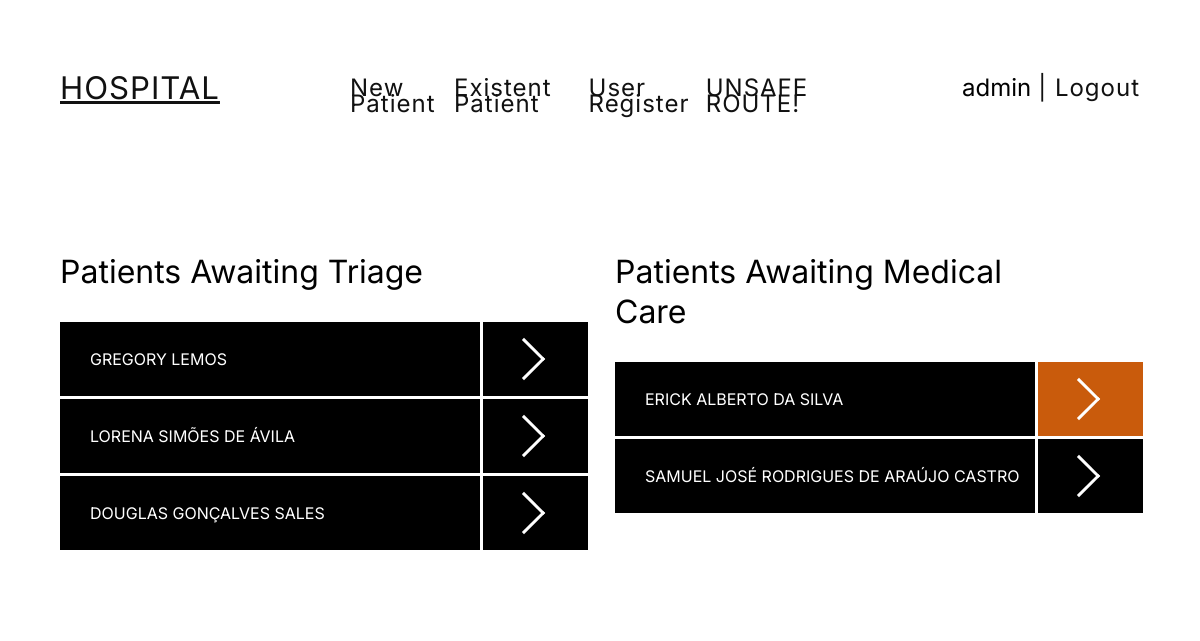
Page /protected/screening/ (signed in) on the committed database.
### users/models.py (models this page shows, shortened)
class HospitalUser(AbstractUser):
    is_attendant = models.BooleanField(default=False)
    is_nurse = models.BooleanField(default=False)
    is_medic = models.BooleanField(default=False)

### screening/models.py (models this page shows, shortened)
class Patient(models.Model):
    name = models.CharField(max_length=50)
    age = models.PositiveIntegerField(default=0)
    cpf = models.CharField(max_length=15)
    address = models.CharField(max_length=200)
    phone = models.CharField(max_length=20)
    is_active = models.BooleanField(default=True)
    was_attended = models.BooleanField(default=False)
    create_date = models.DateTimeField(default=datetime.now)
    active_date = models.DateTimeField(default=datetime.now)
    priority = models.IntegerField(default=0)

### screening/views.py (the view)
# urls.py: path('', views.IndexView.as_view(), name='index'),
class IndexView(View):
    def get(self, request):
        if request.user.is_authenticated:
            registered_patients = Patient.objects.filter(was_attended=False, is_active=True).order_by('active_date')
            attended_patients = Patient.objects.filter(was_attended=True, is_active=True).order_by('-priority')
            context = {'registered_patients': registered_patients, 'attended_patients': attended_patients}
            return render(request, 'screening/index.html', context)
        return redirect('login')

### screening/templates/screening/index.html (shortened to what this page needs)
{% extends './base.html' %}
{% load static %}
{% block content %}
    <div class="index-wrapper">
        <div>
            <h2 class="subtitle">Patients awaiting triage</h2>
            <ul style="margin-top: 30px">
                {% if registered_patients %}
                    {% for patient in registered_patients %}
                        <li class="list-hospital-grid">
                            <a href="{% url 'register-symptoms' pk=patient.pk %}"><div class="list-row-hospital-black">{{ patient.name }}</div></a>
                            <a class="list-row-button-black" href="{% url 'register-symptoms' pk=patient.pk %}"><button class="arrow"></button></a>
                        </li>
                    {% endfor %}
                {% else %}
                    <li>
                        <h2 class="subtitle" style="margin: 30px">No patients registered</h2>
                    </li>
                {% endif %}
            </ul>
        </div>
        <div>
            <h1 class="subtitle">Patients awaiting medical care</h1>
            <ul style="margin-top: 30px">
                    {% if attended_patients %}
                    {% for patient in attended_patients %}
                            <li class="list-hospital-grid">
                                <a href="{% url 'generate-diagnostic' pk=patient.pk %}"><div class="list-row-hospital-black">{{ patient.name }}</div></a>
                                <a class="list-row-button-black
                                 {% if patient.priority == 4 %}
                                    color-red
                                 {% elif patient.priority == 3 %}
                                    color-orange
                                 {% elif patient.priority == 2 %}
                                    color-yellow
                                 {% elif patient.priority == 1 %}
                                    color-blue
                                 {% endif %}
                                " href="{% url 'generate-diagnostic' pk=patient.pk %}"><button class="arrow"></button></a>
                            </li>
                        {% endfor %}
                    {% else %}
                        <li>
                            <h2 class="subtitle" style="margin: 30px">No patients attended</h2>
                        </li>
                    {% endif %}
            </ul>
        </div>
    </div>
{% endblock %}

### screening/templates/screening/base.html (shortened to what this page needs)
<!DOCTYPE html>
{% load static %}
<html lang="en">
<head>
    <link rel="stylesheet" href="{% static 'css/reset.css' %}">
    <link rel="stylesheet" href="{% static 'css/symptoms-list.css' %}">
    <link rel="stylesheet" href="{% static 'css/style.css' %}">
</head>
<body>
<div class="container-hospital">
    <header>
        <nav>
            <ul class="grid-header">
                <li class="grid-item um"><a class="link-hospital {% if request.resolver_match.url_name == 'index' %}active{% endif %}" href="{% url 'index' %}">HOSPITAL</a></li>
                <ul class="grid-item dois">
                    <li><a class="link-hospital {% if request.resolver_match.url_name == 'create-patient' %}active{% endif %}" href="{% url 'create-patient' %}">New Patient</a></li>
                    <li><a class="link-hospital {% if request.resolver_match.url_name == 'add-existent-patient' %}active{% endif %}" href="{% url 'add-existent-patient' %}">Existent Patient</a></li>
                    <li><a class="link-hospital {% if request.resolver_match.url_name == 'register-user' %}active{% endif %}" href="{% url 'register-user' %}">User Register</a></li>
                    <li><a class="link-hospital {% if request.resolver_match.url_name == 'unsafe-view' %}active{% endif %}" href="{% url 'unsafe-view' %}">UNSAFE ROUTE!</a></li>
                </ul>
                <ul class="grid-item tres">
                    <li class="nome" style="padding-right: 7px">{{ user.username }}</li>
                    <li><a class="link-hospital" href="{% url 'logout' %}"> | Logout</a></li>
                </ul>
            </ul>
        </nav>
    </header>
    {% block content %} {% endblock %}
</div>
</body>
</html>

### screening/static/css/style.css (style rules this page uses)
body { font-family: 'Inter', sans-serif; font-style: normal; font-weight: 400; font-size: 16px; line-height: 16px; }
.container-hospital { padding: 60px; background: #fff; margin: 0; }
button { background: white; border: none; }
.subtitle { font-style: normal; font-weight: 400; font-size: 2rem; line-height: 2.5rem; text-transform: capitalize; padding: 30px 60px 0 0; }
.index-wrapper { width: 100%; display: grid; grid-template-columns: repeat(2, 1fr); grid-gap: 30px; margin-top: 30px; }
.grid-header { display: grid; grid-template-columns: 1fr 2fr 1fr; padding-bottom: 60px; font-size: 24px; }
.grid-item { display:flex; }
.grid-item.um { justify-content: start; padding: 20px; padding-left: 0; font-size: 1.3em; color:#111; }
.grid-item.dois { justify-content: space-between; padding: 20px; }
.grid-item.tres { padding: 20px; padding-right: 0; margin-left: auto; }
.link-hospital { color: #111; letter-spacing:1px; text-decoration: none; }
.link-hospital.active { list-style: none; color: #111; letter-spacing:1px; text-decoration: underline 3px; }
.list-hospital-grid { display: grid; grid-template-columns: 80% 20%; grid-gap: 3px; margin-bottom: 3px; }
.list-row-hospital-black { height: 60px; width: auto; padding: 7px 7px 7px 30px; text-align: center; color: white; font-weight: 400; text-transform: uppercase; background: #000; display: flex; align-items: center; cursor: pointer; transition: background .3s; }
.list-row-button-black { height: 60px; padding: 7px; text-align: center; color: white; font-weight: 400; text-transform: uppercase; background: #000; display: flex; align-items: center; justify-content: center; cursor: pointer; transition: background .3s; }
.arrow { border: solid white; background: transparent; margin-right: 22.5px; width: 30px; height: 30px; border-width: 0 3px 3px 0; display: inline-block; padding: 3px; transform: rotate(-45deg); -webkit-transform: rotate(-45deg); cursor: pointer; }
.color-orange { background: #c95b0c; }
a { text-decoration: none; }

### rows in the picture
HospitalUser: username "admin"
Patient: name "GREGORY LEMOS"
Patient: name "LORENA SIMÕES DE ÁVILA"
Patient: name "DOUGLAS GONÇALVES SALES"
Patient: name "ERICK ALBERTO DA SILVA", priority 3 (drawn)
Patient: name "SAMUEL JOSÉ RODRIGUES DE ARAÚJO CASTRO", priority 0 (drawn)
